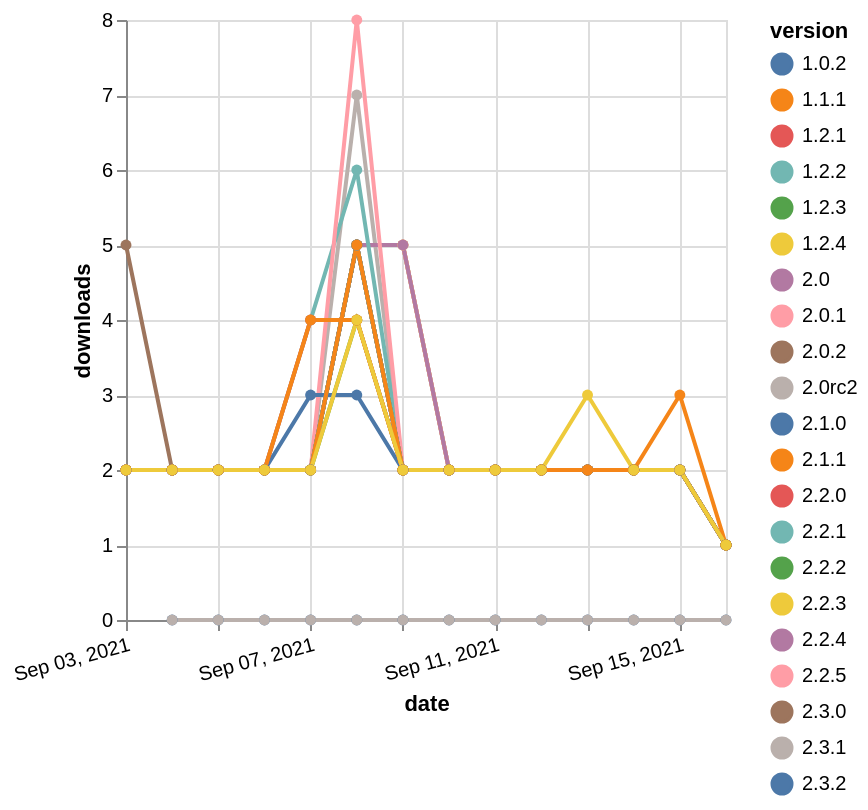

This figure's Vega-Lite source:
### Vega-Lite specification from a JSON file in a GitHub repository (floating-point values rounded to 4 significant figures; data arrays with more than 128 entries replaced by an {"elided": "..."} marker saying what was removed)
{"$schema": "https://vega.github.io/schema/vega-lite/v5.json", "description": "A simple bar chart with embedded data.", "data": {"values": {"elided": "292 records"}}, "width": "container", "mark": {"type": "line", "point": {"filled": true}}, "encoding": {"x": {"field": "date", "type": "temporal", "timeUnit": "yearmonthdate", "title": "date", "axis": {"labelAngle": -15}}, "y": {"field": "delta", "type": "quantitative", "title": "downloads"}, "color": {"field": "version", "type": "nominal"}, "tooltip": {"field": "delta"}}}
